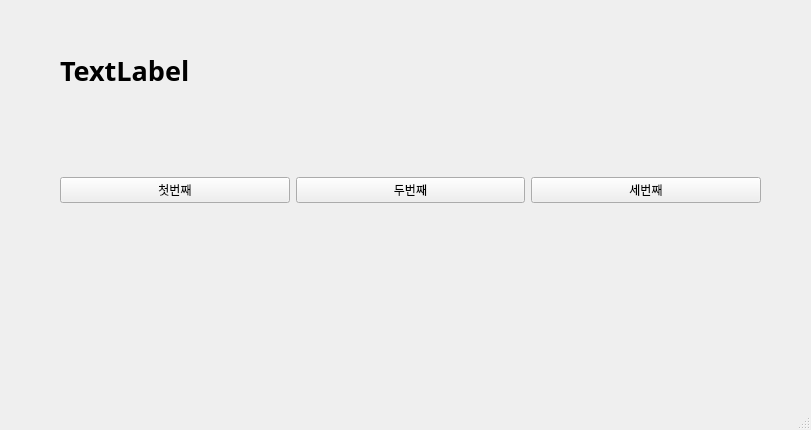
<?xml version="1.0" encoding="UTF-8"?>
<ui version="4.0">
 <class>MainWindow</class>
 <widget class="QMainWindow" name="MainWindow">
  <property name="geometry">
   <rect>
    <x>0</x>
    <y>0</y>
    <width>811</width>
    <height>430</height>
   </rect>
  </property>
  <property name="windowTitle">
   <string>MainWindow</string>
  </property>
  <widget class="QWidget" name="centralwidget">
   <widget class="QWidget" name="horizontalLayoutWidget">
    <property name="geometry">
     <rect>
      <x>60</x>
      <y>130</y>
      <width>701</width>
      <height>121</height>
     </rect>
    </property>
    <layout class="QHBoxLayout" name="horizontalLayout">
     <item>
      <widget class="QPushButton" name="pushButton">
       <property name="text">
        <string>첫번째</string>
       </property>
      </widget>
     </item>
     <item>
      <widget class="QPushButton" name="pushButton_2">
       <property name="text">
        <string>두번째</string>
       </property>
      </widget>
     </item>
     <item>
      <widget class="QPushButton" name="pushButton_3">
       <property name="text">
        <string>세번째</string>
       </property>
      </widget>
     </item>
    </layout>
   </widget>
   <widget class="QLabel" name="label">
    <property name="geometry">
     <rect>
      <x>60</x>
      <y>50</y>
      <width>691</width>
      <height>41</height>
     </rect>
    </property>
    <property name="font">
     <font>
      <family>맑은 고딕</family>
      <pointsize>20</pointsize>
      <weight>75</weight>
      <bold>true</bold>
     </font>
    </property>
    <property name="text">
     <string>TextLabel</string>
    </property>
   </widget>
  </widget>
  <widget class="QMenuBar" name="menubar">
   <property name="geometry">
    <rect>
     <x>0</x>
     <y>0</y>
     <width>811</width>
     <height>26</height>
    </rect>
   </property>
  </widget>
  <widget class="QStatusBar" name="statusbar"/>
 </widget>
 <resources/>
 <connections>
  <connection>
   <sender>pushButton</sender>
   <signal>clicked()</signal>
   <receiver>MainWindow</receiver>
   <slot>firstClick()</slot>
   <hints>
    <hint type="sourcelabel">
     <x>144</x>
     <y>207</y>
    </hint>
    <hint type="destinationlabel">
     <x>205</x>
     <y>273</y>
    </hint>
   </hints>
  </connection>
  <connection>
   <sender>pushButton_2</sender>
   <signal>clicked()</signal>
   <receiver>MainWindow</receiver>
   <slot>secondClick()</slot>
   <hints>
    <hint type="sourcelabel">
     <x>389</x>
     <y>210</y>
    </hint>
    <hint type="destinationlabel">
     <x>453</x>
     <y>279</y>
    </hint>
   </hints>
  </connection>
  <connection>
   <sender>pushButton_3</sender>
   <signal>clicked()</signal>
   <receiver>MainWindow</receiver>
   <slot>thirdClick()</slot>
   <hints>
    <hint type="sourcelabel">
     <x>610</x>
     <y>213</y>
    </hint>
    <hint type="destinationlabel">
     <x>687</x>
     <y>279</y>
    </hint>
   </hints>
  </connection>
 </connections>
 <slots>
  <slot>firstClick()</slot>
  <slot>secondClick()</slot>
  <slot>thirdClick()</slot>
 </slots>
</ui>
